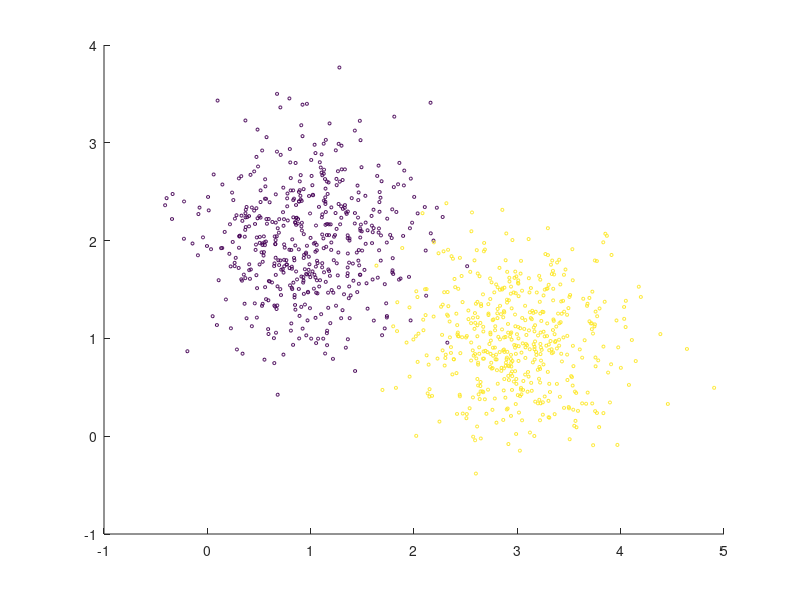

This figure's MATLAB source:
data0 = repmat([1 2], 500, 1) + 0.5 * randn(500, 2);
data1 = repmat([3 1], 500, 1) + 0.5 * randn(500, 2);
data = [data0; data1];
labels = [zeros(500, 1); ones(500, 1)];

scatter(data(:, 1), data(:, 2), 5, labels);
